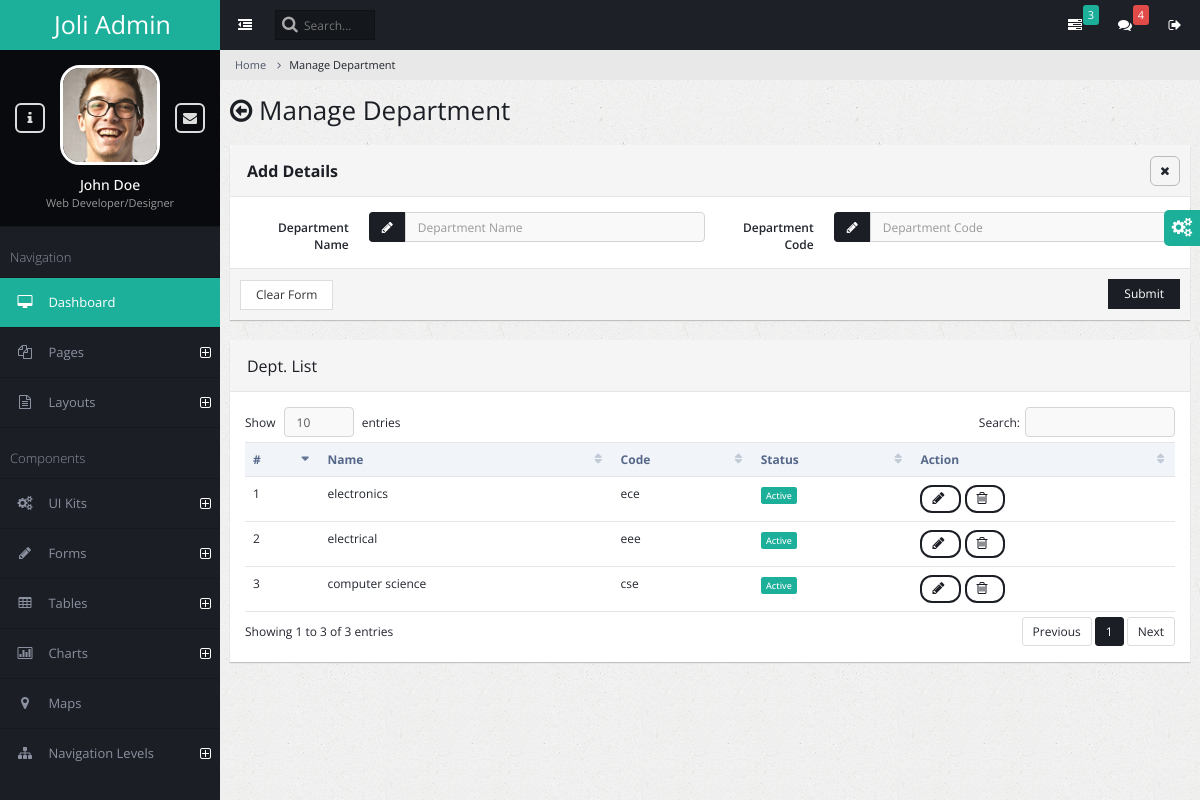
The page /admin_master_dpt_mng/ on the database its author committed.
### admin_master/models.py (models this page shows)
class masterdpt(models.Model):
    dptname=models.CharField(max_length=100)
    dptcode=models.CharField(max_length=100)
    status=models.IntegerField(default=1)

### admin_master/views.py (the view, shortened to what this page needs)
# urls.py: path('admin_master_dpt_mng/', views.admin_master_dpt_mng,name="admin_master_dpt_mng"),
@csrf_exempt
def admin_master_dpt_mng(request):
    message=''
    departments = masterdpt.objects.all()
    return render(request, 'department_manage.html', {'mess': message, 'departments': departments})

### admin_master/templates/department_manage.html (shortened to what this page needs)
{% load static %}
<!DOCTYPE html>
<html lang="en">
    <head>
        <link rel="stylesheet" type="text/css" id="theme" href="{% static 'css/theme-default.css' %}"/>
    </head>
    <body>
        <div class="page-container">
           {% include 'sidebar.html' %}
            <div class="page-content">
                {% include 'topbar.html' %}
                <ul class="breadcrumb">
                    <li><a href="#">Home</a></li>
                    <li class="active">Manage Department</li>
                </ul>
                <div class="page-title">
                    <h2><span class="fa fa-arrow-circle-o-left"></span> Manage Department</h2>
                </div>
                <div class="page-content-wrap">
                 <div class="row">
                  <div class="col-md-12">
                    <form class="form-horizontal" method="post" action="{% url 'admin_master_dpt_mng' %}">
                        <div class="panel panel-default">
                            <div class="panel-heading">
                                <h3 class="panel-title"><strong>Add Details</strong></h3>
                                <ul class="panel-controls">
                                    <li><a href="#" class="panel-remove"><span class="fa fa-times"></span></a></li>
                                </ul>
                            </div>
                            <div class="panel-body">
                                <div class="row">
                                    <div class="col-md-6">
                                        <div class="form-group">
                                            <label class="col-md-3 control-label">Department Name</label>
                                            <div class="col-md-9">
                                                <div class="input-group">
                                                    <span class="input-group-addon"><span class="fa fa-pencil"></span></span>
                                                    <input type="text" class="form-control" placeholder="Department Name" name="dpt_name">
                                                </div>
                                            </div>
                                        </div>
                                    </div>
                                    <div class="col-md-6">
                                        <div class="form-group">
                                            <label class="col-md-3 control-label">Department Code</label>
                                            <div class="col-md-9">
                                                <div class="input-group">
                                                    <span class="input-group-addon"><span class="fa fa-pencil"></span></span>
                                                    <input type="text" class="form-control" placeholder="Department Code" name="dpt_code">
                                                </div>
                                            </div>
                                        </div>
                                    </div>
                                </div>
                            </div>
                            <div class="panel-footer">
                                <button class="btn btn-default">Clear Form</button>
                                <button class="btn btn-primary pull-right">Submit</button>{{mess}}
                            </div>
                        </div>
                        </form>
                 <div class="panel panel-default">
                    <div class="panel-heading">
                        <h3 class="panel-title">Dept. List </h3>
                    </div>
                    <div class="panel-body">
                        <table class="table datatable">
                            <thead>
                                <tr>
                                    <th>#</th>
                                    <th>Name</th>
                                    <th>Code</th>
                                    <th>Status</th>
                                    <th>Action</th>
                                </tr>
                            </thead>
                            <tbody>
                                {% for dept in departments %}
                                <tr>
                                    <td>{{ forloop.counter }}</td>
                                    <td>{{ dept.dptname }}</td>
                                    <td>{{ dept.dptcode }}</td>
                                    {% if dept.status == 1 %}
                                    <td><span class="label label-warning">Active</span></td>
                                    {% endif %}
                                    <td>
                                        <a href="#" class="btn btn-primary btn-rounded" data-toggle="modal" data-target="#modal_basic">
                                             <span class="fa fa-pencil"></span>
                                        </a>
                                        <a href="#" class="btn btn-primary btn-rounded mb-control"  data-box="#mb-delete">
                                            <span class="fa fa-trash-o"></span>
                                       </a>
                                    </td>
                                </tr>
                                {% endfor %}
                            </tbody>
                        </table>
                    </div>
                  </div>
                </div>
            </div>
                </div>
            </div>
        </div>
    </body>
</html>

### rows shown on the page
masterdpt: dptname "electronics", dptcode "ece", status "Active"
masterdpt: dptname "electrical", dptcode "eee", status "Active"
masterdpt: dptname "computer science", dptcode "cse", status "Active"
